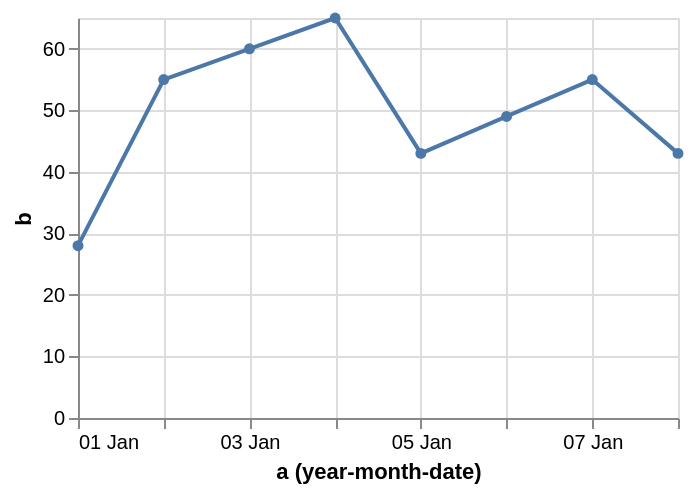

Specify this chart in Vega-Lite:
### Vega specification from a JSON file in a GitHub repository (floating-point values rounded to 4 significant figures)
{"$schema": "https://vega.github.io/schema/vega/v5.json", "description": "Using window transform to impute missing values in a line chart by averaging the previous and next values.", "background": "white", "padding": 5, "width": 300, "height": 200, "style": "cell", "data": [{"name": "source_0", "values": [{"a": "Jan 1, 2000", "b": 28}, {"a": "Jan 2, 2000", "b": 55}, {"a": "Jan 3, 2000", "b": null}, {"a": "Jan 4, 2000", "b": 65}, {"a": "Jan 5, 2000", "b": 43}, {"a": "Jan 6, 2000", "b": null}, {"a": "Jan 7, 2000", "b": 55}, {"a": "Jan 8, 2000", "b": 43}]}, {"name": "data_0", "source": "source_0", "transform": [{"type": "formula", "expr": "toDate(datum[\"a\"])", "as": "a"}, {"type": "window", "params": [null, null], "as": ["prev", "next"], "ops": ["lag", "lead"], "fields": ["b", "b"], "sort": {"field": [], "order": []}}, {"type": "formula", "expr": "datum.b === null ? (datum.prev + datum.next)/2 : datum.b", "as": "b"}, {"field": "a", "type": "timeunit", "units": ["year", "month", "date"], "as": ["yearmonthdate_a", "yearmonthdate_a_end"]}]}, {"name": "data_1", "source": "data_0", "transform": [{"type": "filter", "expr": "(isDate(datum[\"yearmonthdate_a\"]) || (isValid(datum[\"yearmonthdate_a\"]) && isFinite(+datum[\"yearmonthdate_a\"]))) && isValid(datum[\"b\"]) && isFinite(+datum[\"b\"])"}]}], "marks": [{"name": "layer_0_marks", "type": "line", "style": ["line"], "sort": {"field": "x"}, "from": {"data": "data_0"}, "encode": {"update": {"stroke": {"value": "#4c78a8"}, "description": {"signal": "\"a (year-month-date): \" + (timeFormat(datum[\"yearmonthdate_a\"], '%d %b')) + \"; b: \" + (format(datum[\"b\"], \"\"))"}, "x": {"scale": "x", "field": "yearmonthdate_a"}, "y": {"scale": "y", "field": "b"}, "defined": {"signal": "isValid(datum[\"yearmonthdate_a\"]) && isFinite(+datum[\"yearmonthdate_a\"]) && isValid(datum[\"b\"]) && isFinite(+datum[\"b\"])"}}}}, {"name": "layer_1_marks", "type": "symbol", "style": ["point"], "from": {"data": "data_1"}, "encode": {"update": {"opacity": {"value": 1}, "fill": {"value": "#4c78a8"}, "ariaRoleDescription": {"value": "point"}, "description": {"signal": "\"a (year-month-date): \" + (timeFormat(datum[\"yearmonthdate_a\"], '%d %b')) + \"; b: \" + (format(datum[\"b\"], \"\"))"}, "x": {"scale": "x", "field": "yearmonthdate_a"}, "y": {"scale": "y", "field": "b"}}}}], "scales": [{"name": "x", "type": "time", "domain": {"fields": [{"data": "data_0", "field": "yearmonthdate_a"}, {"data": "data_1", "field": "yearmonthdate_a"}]}, "range": [0, {"signal": "width"}]}, {"name": "y", "type": "linear", "domain": {"fields": [{"data": "data_0", "field": "b"}, {"data": "data_1", "field": "b"}]}, "range": [{"signal": "height"}, 0], "nice": true, "zero": true}], "axes": [{"scale": "x", "orient": "bottom", "gridScale": "y", "grid": true, "tickCount": {"signal": "ceil(width/40)"}, "tickMinStep": {"signal": "datetime(2001, 0, 2, 0, 0, 0, 0) - datetime(2001, 0, 1, 0, 0, 0, 0)"}, "domain": false, "labels": false, "aria": false, "maxExtent": 0, "minExtent": 0, "ticks": false, "zindex": 0}, {"scale": "y", "orient": "left", "gridScale": "x", "grid": true, "tickCount": {"signal": "ceil(height/40)"}, "domain": false, "labels": false, "aria": false, "maxExtent": 0, "minExtent": 0, "ticks": false, "zindex": 0}, {"scale": "x", "orient": "bottom", "grid": false, "title": "a (year-month-date)", "format": "%d %b", "labelFlush": true, "labelOverlap": true, "tickCount": {"signal": "ceil(width/40)"}, "tickMinStep": {"signal": "datetime(2001, 0, 2, 0, 0, 0, 0) - datetime(2001, 0, 1, 0, 0, 0, 0)"}, "zindex": 0}, {"scale": "y", "orient": "left", "grid": false, "title": "b", "labelOverlap": true, "tickCount": {"signal": "ceil(height/40)"}, "zindex": 0}]}
